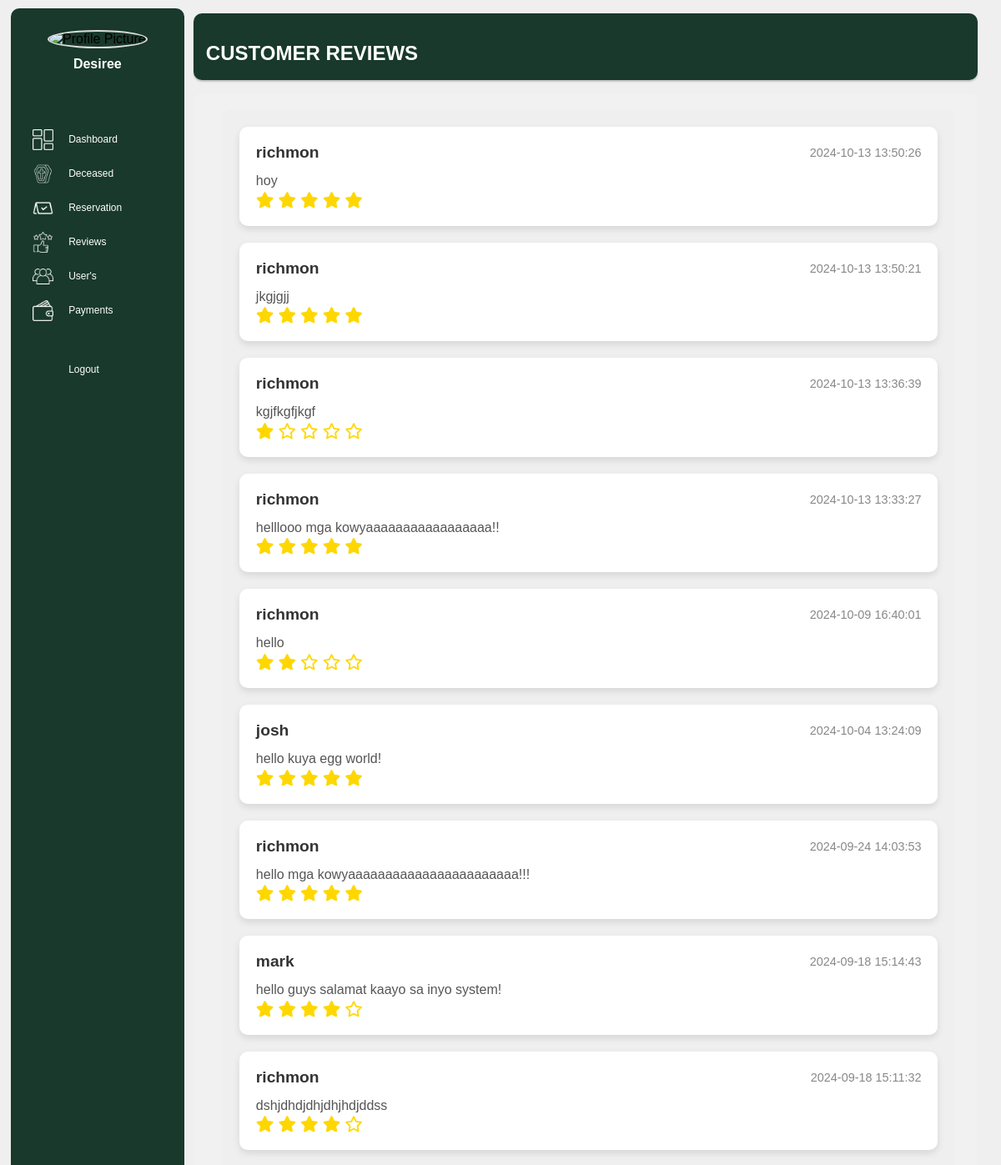
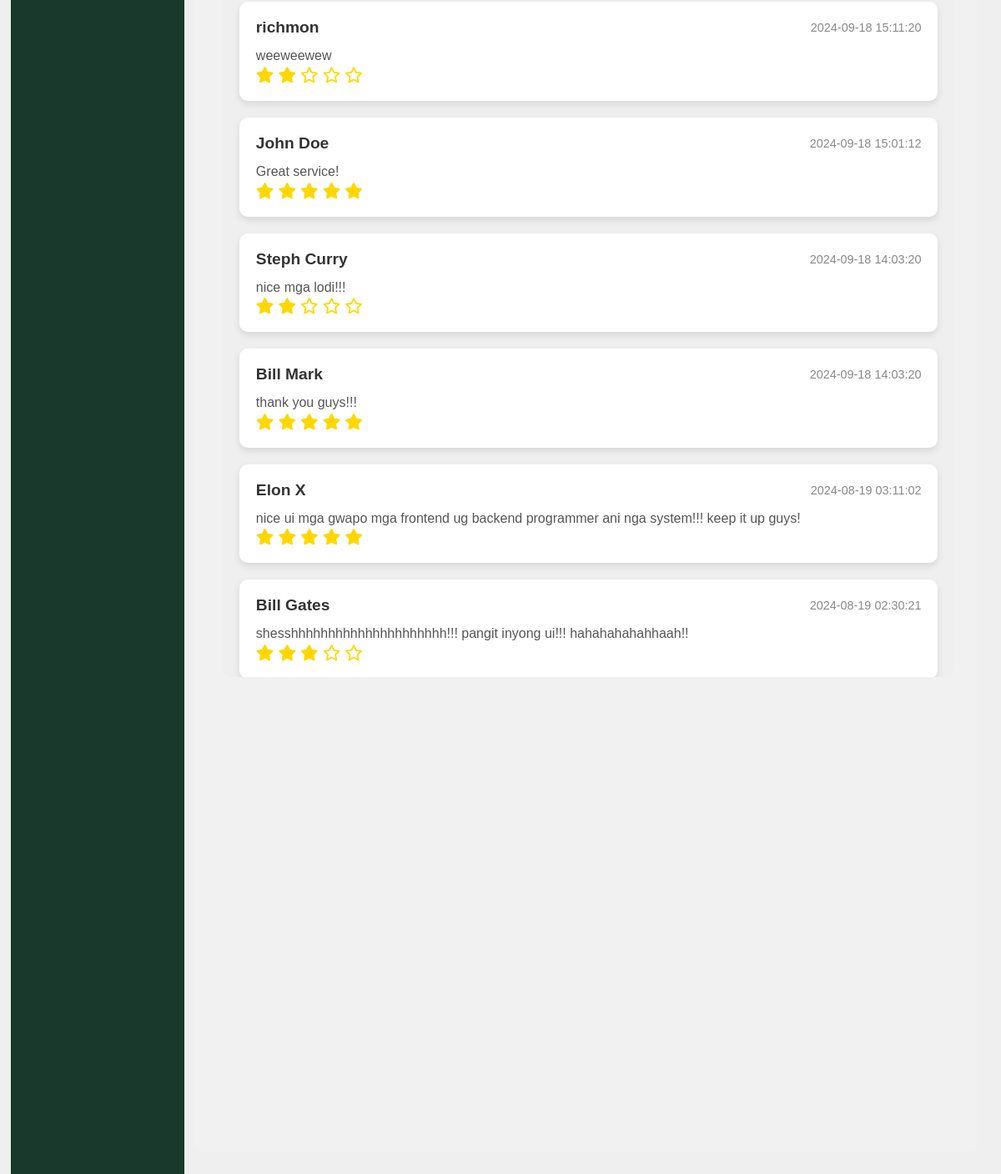
Page /admindashboard/adminreviews.php (signed in) on the committed database (2 pictures, top to bottom).
### tables this page shows
CREATE TABLE `reviews` (
  `id` int(11) NOT NULL,
  `fullname` varchar(255) NOT NULL,
  `userfeedback` text DEFAULT NULL,
  `rating` float NOT NULL,
  `time` timestamp NOT NULL DEFAULT current_timestamp(),
  `user_id` int(11) DEFAULT NULL
);

### admindashboard/adminreviews.php (the view, shortened to what this page needs)
<?php
$firstname = isset($_SESSION['firstname']) ? htmlspecialchars($_SESSION['firstname']) : 'Guest';
require_once '../connection/connection.php';
$servername = "localhost";
$username = "root";
$password = "";
$dbname = "capstone2db";
try {
    $pdo = new PDO("mysql:host=$servername;dbname=$dbname", $username, $password);
    $pdo->setAttribute(PDO::ATTR_ERRMODE, PDO::ERRMODE_EXCEPTION);
} catch (PDOException $e) {
    die("Connection failed: " . $e->getMessage());
}
 $userId = $_SESSION['user_id'];
 $stmt = $conn->prepare("SELECT profile_pic FROM users WHERE id = :id");
 $stmt->bindParam(':id', $userId);
 $stmt->execute();
 $user = $stmt->fetch(PDO::FETCH_ASSOC);
 $profilePic = !empty($user['profile_pic']) ? $user['profile_pic'] : 'default.png';
?>
<!DOCTYPE html>
<html lang="en">
<head>
    <link rel="stylesheet" href="./admindashboardcss/adminreviews.css">
    <link rel="stylesheet" href="https://cdnjs.cloudflare.com/ajax/libs/font-awesome/6.0.0-beta3/css/all.min.css">
</head>
<body>
    <div class="row">
    <div class="left-content col-3">
    <div class="adminprofile">
                            <center>
                            <img src="../uploads/profile_pics/<?php echo $profilePic; ?>" alt="Profile Picture">
                                <div class="dropdown">
                                    <button class="dropdown-btn">
                                        <?php echo "<h4> $firstname</h4>" ?>
                                    </button>
                                </div>
                        </center>
                    </div>
                            <br>
                            <div class="adminlinks">
                                <span><img src="../images/dashboard.png" alt="">&nbsp;&nbsp;&nbsp;<a href="adminDashboard.php">Dashboard</a></span>
                                <span><img src="../images/deceased.png" alt="">&nbsp;&nbsp;&nbsp;<a href="adminDeceased.php">Deceased</a></span>
                                <span><img src="../images/reservation.png" alt="">&nbsp;&nbsp;&nbsp;<a href="adminreservation.php">Reservation</a></span>
                                <span><img src="../images/review.png" alt="">&nbsp;&nbsp;&nbsp;<a href="adminreviews.php">Reviews</a></span>
                                <span><img src="../images/users.png" alt="">&nbsp;&nbsp;&nbsp;<a href="adminusers.php">User's</a></span>
                                <span><img src="../images/payment.png" alt="">&nbsp;&nbsp;&nbsp;<a href="adminpayment.php">Payments</a></span>
                                <span><img src="../images/logout.png" alt="">&nbsp;&nbsp;&nbsp;<a href="../logout.php">Logout</a></span>
                            </div>
                            <br>
                    </div>
                    <div class="main">
                <div class="right-content1">
                    <div class="right-header col-9">
                        <br>
                        <h2> CUSTOMER REVIEWS </h2>
                    </div>
                </div>
                <div class="right-content2">
                    <div class="right-header col-9">
                    <div class="table-container">
    <?php
    $sql = "SELECT id, fullname, userfeedback, rating, time FROM reviews ORDER BY time DESC LIMIT 1000";
    $stmt = $pdo->prepare($sql);
    $stmt->execute();
    if ($stmt->rowCount() > 0) {
        while ($row = $stmt->fetch(PDO::FETCH_ASSOC)) {
            echo "
            <div class='card'>
                <div class='card-header'>
                    <h3>" . htmlspecialchars($row['fullname']) . "</h3>
                    <span class='time'>" . htmlspecialchars($row['time']) . "</span>
                </div>
                <div class='card-body'>
                    <p>" . htmlspecialchars($row['userfeedback']) . "</p>
                </div>
                <div class='card-footer'>
                    <div class='rating'>";
            $rating = (int)$row['rating'];
            for ($i = 1; $i <= 5; $i++) {
                if ($i <= $rating) {
                    echo "<i class='fas fa-star'></i>";
                } else {
                    echo "<i class='far fa-star'></i>";
                }
            }
            echo "</div></div></div>";
        }
    } else {
        echo "<p>No reviews available.</p>";
    }
    ?>
</div>
                    </div>
                </div>
            </div>
        </div>
</body>
</html>

### admindashboard/admindashboardcss/adminreviews.css (style rules this page uses)
* { margin: 0; padding: 0; box-sizing: border-box; font-family: Arial, sans-serif; }
body { background-color: #efefef; }
.row::after { content: ""; clear: both; display: block; }
[class*="col-"] { float: left; padding: 15px; }
.col-3 { width: 25%; }
.col-9 { width: 75%; }
.row { width: 100%; height: 100vh; display: flex; }
.left-content { background-color: #18392b; color: black; border-radius: 10px; height: 95vh; margin: 0.6rem 10px 0.6rem 0.8rem; width: 250px; position: relative; padding: 1rem; overflow-y: hidden; }
.adminprofile img { width: 150px; height: 150px; border-radius: 50%; object-fit: cover; border: 2px solid #ddd; margin-top: 50px; margin-left:20px; }
.main { width: 100%; margin-top: 1rem; }
.right-content1 { margin-left: 1px; padding-top: 1px; width: 97%; height: 5rem; background-color: #18392b; color: white; border-radius: 10px; box-shadow: 0 2px 2px rgba(0, 0, 0, 0.2); }
.right-content2 { margin-left: 1px; width: 97%; height: 77vh; margin-top: 1rem; background-color: #f1f1f1; color: black; border-radius: 10px; }
.adminlinks { display: flex; flex-direction: column; gap: 1rem; align-items: flex-start; margin-left: 10px; margin-top: 1px; }
.adminlinks span { display: flex; align-items: center; width: 100%; }
.adminlinks img { width: 25px; margin-right: 5px; }
.adminlinks a { text-decoration: none; color: white; font-size: 12px; display: inline-block; transition: color 0.3s, background-color 0.3s; }
.adminlinks span:last-child { margin-top: 2.1rem; margin-bottom: 5rem; }
.adminprofile { display: flex; align-items: center; justify-content: center; position: relative; bottom: 40px; right: 10px; }
.dropdown { position: relative; display: inline-block; margin-left: 20px; }
.dropdown-btn { background-color: transparent; color: white; padding: 10px 20px; border: none; display: flex; align-items: center; gap: 8px; font-size: 16px; }
.table-container { margin-top: 5px; height: 60vh; width: 130%; overflow-y: auto; margin-left: 20px; background-color:#efefef; color: black; border-radius: 10px; padding: 20px; overflow-x: hidden; }
.card { background-color: #ffffff; border-radius: 10px; box-shadow: 0 4px 8px rgba(0, 0, 0, 0.1); margin-bottom: 20px; padding: 20px; transition: transform 0.3s ease, box-shadow 0.3s ease; }
.card-header { display: flex; justify-content: space-between; align-items: center; margin-bottom: 10px; }
.card-header h3 { font-size: 1.2em; color: #333; }
.card-header .time { font-size: 0.9em; color: #888; }
.card-body p { font-size: 1em; color: #555; line-height: 1.6; }
.card-footer { display: flex; justify-content: flex-start; align-items: center; }
.card-footer .rating i { color: gold; margin-right: 5px; font-size: 1.2em; }
.fas.fa-star { color: gold; }
.far.fa-star { color: lightgray; }

### rows in the picture
reviews: fullname "richmon", time "2024-10-13 13:50:26", userfeedback "hoy", rating 5 (drawn)
reviews: fullname "richmon", time "2024-10-13 13:50:21", userfeedback "jkgjgjj", rating 5 (drawn)
reviews: fullname "richmon", time "2024-10-13 13:36:39", userfeedback "kgjfkgfjkgf", rating 1 (drawn)
reviews: fullname "richmon", time "2024-10-13 13:33:27", userfeedback "helllooo mga kowyaaaaaaaaaaaaaaaaa!!", rating 5 (drawn)
reviews: fullname "richmon", time "2024-10-09 16:40:01", userfeedback "hello", rating 2 (drawn)
reviews: fullname "josh", time "2024-10-04 13:24:09", userfeedback "hello kuya egg world!", rating 5 (drawn)
reviews: fullname "richmon", time "2024-09-24 14:03:53", userfeedback "hello mga kowyaaaaaaaaaaaaaaaaaaaaaaa!!!", rating 5 (drawn)
reviews: fullname "mark", time "2024-09-18 15:14:43", userfeedback "hello guys salamat kaayo sa inyo system!", rating 4 (drawn)
reviews: fullname "richmon", time "2024-09-18 15:11:32", userfeedback "dshjdhdjdhjdhjhdjddss", rating 4 (drawn)
reviews: fullname "richmon", time "2024-09-18 15:11:20", userfeedback "weeweewew", rating 2 (drawn)
reviews: fullname "John Doe", time "2024-09-18 15:01:12", userfeedback "Great service!", rating 5 (drawn)
reviews: fullname "Steph Curry", time "2024-09-18 14:03:20", userfeedback "nice mga lodi!!!", rating 2 (drawn)
reviews: fullname "Bill Mark", time "2024-09-18 14:03:20", userfeedback "thank you guys!!!", rating 5 (drawn)
reviews: fullname "Elon X", time "2024-08-19 03:11:02", userfeedback "nice ui mga gwapo mga frontend ug backend programmer ani nga system!!! keep it up guys!", rating 5 (drawn)
reviews: fullname "Bill Gates", time "2024-08-19 02:30:21", userfeedback "shesshhhhhhhhhhhhhhhhhhhhh!!! pangit inyong ui!!! hahahahahahhaah!!", rating 3.5 (drawn)

### other values in the picture
$firstname "Desiree"
